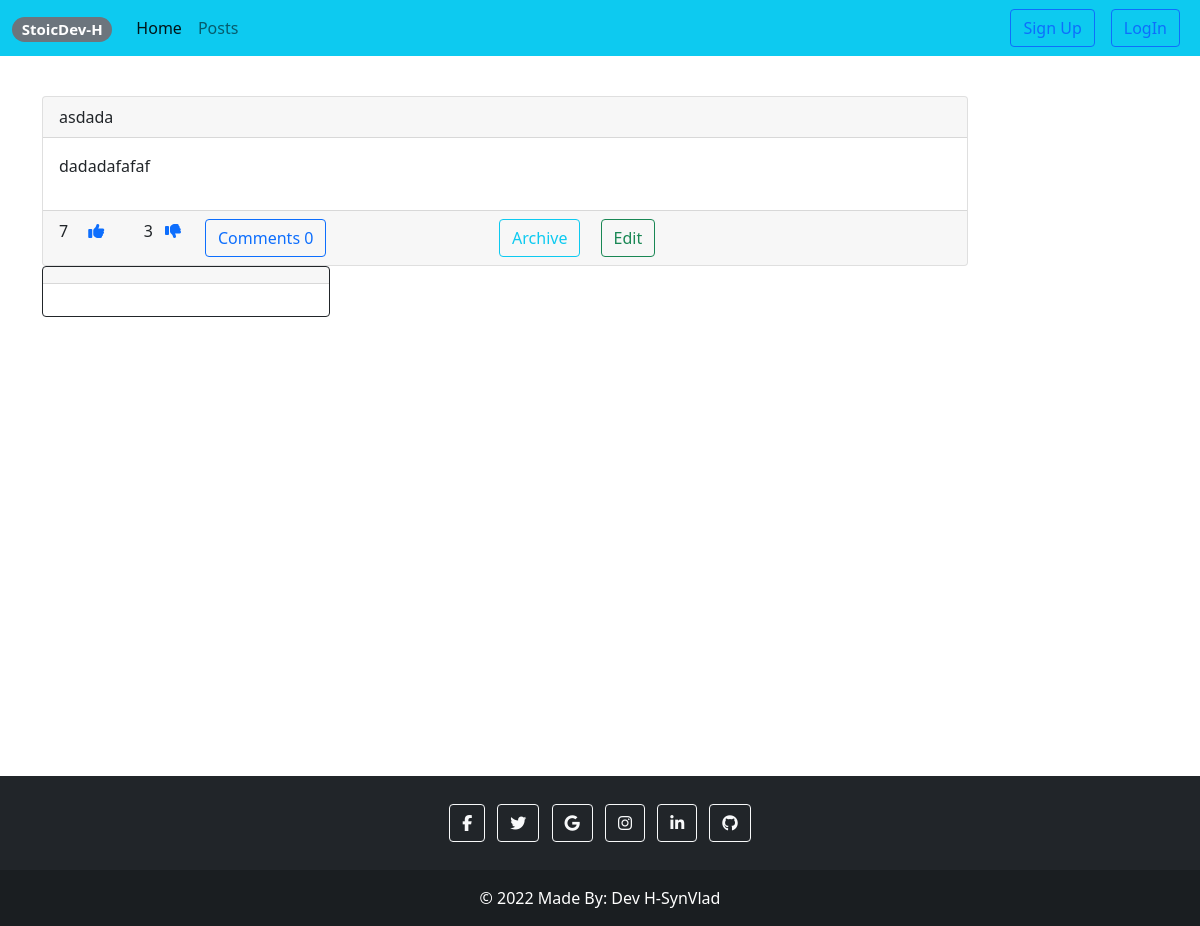
The page /details-post/5/ on the database its author committed.
### post/models.py (models this page shows, shortened)
class Post(models.Model):
    topic = models.ForeignKey(Topic, on_delete=models.SET_NULL, null=True)
    title = models.CharField(max_length=255)
    description = RichTextField(blank=True)
    like_count = models.IntegerField(default=0)
    dislike_count = models.IntegerField(default=0)
    active = models.BooleanField(default=True)
    created_at = models.DateTimeField(auto_now_add=True)
    updated_at = models.DateTimeField(auto_now=True)
    class Meta:
        ordering = ['-updated_at', '-created_at']

### post/views.py (the view)
# urls.py: path('details-post/<int:pk>/', views.PostDetailsView.as_view(), name='details_post'),
class PostDetailsView(DetailView):
    template_name = 'post/details-post.html'
    model = Post

### templates/post/details-post.html (shortened to what this page needs)
{% extends 'base.html' %}
{% block content %}
    <div class="container mt-4">
        <div class="row">
            <div class="col-md-10">
                <div class="card">
                    <div class="card-header">
                        {{ post.title }}
                    </div>
                    <div class="card-body">
                        {{ post.description|safe }}
                    </div>
                    <div class="card-footer d-flex align-center">
                        <div class="dislike-like">
                            <div class="like-dislike d-flex justify-content-between" style="width:130px">
                                <div class="like">
                                    {{ post.like_count }}
                                    <a href="{% url 'update_like_post' post.id %}" class="mx-3 text-center">
                                        <i class="fa-solid fa-thumbs-up"></i>
                                    </a>
                                </div>
                                <div class="dislike">
                                    {{ post.dislike_count }}
                                    <a href="{% url 'update_dislike_post' post.id %}" class="mx-2 text-center">
                                        <i class="fa-solid fa-thumbs-down"></i>
                                    </a>
                                </div>
                            </div>
                        </div>
                        <div class="comments btn btn-outline-primary mx-3">
                            Comments 0
                        </div>
                        <div class="delete col-md-4 offset-md-2">
                            {% if post.active is True %}
                                <a href="{% url 'archive_post' post.id %}" class="btn btn-outline-info mx-2">Archive</a>
                            {% else %}
                                 <a href="{% url 'undo_archive_post' post.id %}" class="btn btn-outline-info mx-2">UndoArchive</a>
                            {% endif %}
                            <a href="{% url 'update_post' post.id %}" class="btn btn-outline-success mx-2">Edit</a>
                        </div>
                    </div>
                </div>
                {% include "comment/comment-card.html" %}
            </div>
        </div>
    </div>
{% endblock %}

### templates/base.html (style rules this page uses)
a { text-decoration: none; }

### rows shown on the page
Post: title "asdada", description "dadadafafaf", like_count "7", dislike_count "3"
